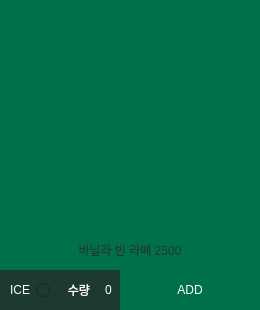
         <widget class="QFrame" name="frame_3_91">
          <property name="geometry">
           <rect>
            <x>300</x>
            <y>1070</y>
            <width>260</width>
            <height>310</height>
           </rect>
          </property>
          <property name="frameShape">
           <enum>QFrame::NoFrame</enum>
          </property>
          <property name="frameShadow">
           <enum>QFrame::Raised</enum>
          </property>
          <widget class="QRadioButton" name="radioButton_3_91">
           <property name="geometry">
            <rect>
             <x>0</x>
             <y>270</y>
             <width>50</width>
             <height>40</height>
            </rect>
           </property>
           <property name="focusPolicy">
            <enum>Qt::NoFocus</enum>
           </property>
           <property name="layoutDirection">
            <enum>Qt::RightToLeft</enum>
           </property>
           <property name="styleSheet">
            <string notr="true">background-color: rgb(30, 57, 50);
color: rgb(255, 255, 255);</string>
           </property>
           <property name="text">
            <string>ICE</string>
           </property>
           <property name="checked">
            <bool>false</bool>
           </property>
           <property name="autoRepeat">
            <bool>false</bool>
           </property>
           <property name="autoExclusive">
            <bool>false</bool>
           </property>
          </widget>
          <widget class="QLabel" name="label_3_91">
           <property name="geometry">
            <rect>
             <x>50</x>
             <y>270</y>
             <width>40</width>
             <height>40</height>
            </rect>
           </property>
           <property name="styleSheet">
            <string notr="true">background-color: rgb(30, 57, 50);
color: rgb(255, 255, 255);
font: 75 9pt &quot;맑은 고딕&quot;;</string>
           </property>
           <property name="text">
            <string>수량</string>
           </property>
           <property name="alignment">
            <set>Qt::AlignRight|Qt::AlignTrailing|Qt::AlignVCenter</set>
           </property>
          </widget>
          <widget class="QLabel" name="label_image_3_91">
           <property name="geometry">
            <rect>
             <x>0</x>
             <y>0</y>
             <width>260</width>
             <height>270</height>
            </rect>
           </property>
           <property name="styleSheet">
            <string notr="true">background-color: rgb(0, 112, 74);</string>
           </property>
           <property name="text">
            <string/>
           </property>
          </widget>
          <widget class="QSpinBox" name="spinBox_3_91">
           <property name="geometry">
            <rect>
             <x>90</x>
             <y>270</y>
             <width>50</width>
             <height>40</height>
            </rect>
           </property>
           <property name="focusPolicy">
            <enum>Qt::WheelFocus</enum>
           </property>
           <property name="styleSheet">
            <string notr="true">background-color: rgb(30, 57, 50);
color: rgb(255, 255, 255);</string>
           </property>
           <property name="frame">
            <bool>false</bool>
           </property>
           <property name="alignment">
            <set>Qt::AlignCenter</set>
           </property>
          </widget>
          <widget class="QPushButton" name="pushButton_3_91">
           <property name="geometry">
            <rect>
             <x>120</x>
             <y>270</y>
             <width>140</width>
             <height>40</height>
            </rect>
           </property>
           <property name="focusPolicy">
            <enum>Qt::StrongFocus</enum>
           </property>
           <property name="styleSheet">
            <string notr="true">QPushButton{
	font: 9pt &quot;맑은 고딕&quot;;
	color: rgb(255, 255, 255);
	background-color: rgb(0, 112, 74);
	border: 0px;
}
QPushButton:hover{
	color: rgb(0, 0, 0);
	background-color: rgb(0, 255, 166);
}</string>
           </property>
           <property name="text">
            <string>ADD</string>
           </property>
          </widget>
          <widget class="QLabel" name="label_p_3_91">
           <property name="geometry">
            <rect>
             <x>0</x>
             <y>230</y>
             <width>260</width>
             <height>40</height>
            </rect>
           </property>
           <property name="styleSheet">
            <string notr="true">color: rgb(30, 57, 50);
font: 75 9pt &quot;맑은 고딕&quot;;</string>
           </property>
           <property name="text">
            <string>바닐라 빈 라떼 2500</string>
           </property>
           <property name="alignment">
            <set>Qt::AlignCenter</set>
           </property>
          </widget>
         </widget>
